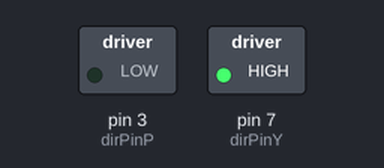
A sketch run on a simulated Arduino Uno, built with avr-gcc and run on an emulated ATmega328P. Shown: switched loads named in the sketch (green lamp = pin HIGH). Dashed ring = blinking. Pins used as bus, display or sensor lines are not drawn.

Above: at 0.4 s.
Timing chart, 0 to 3.7 s (numbered marks = the images above):
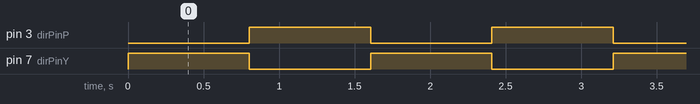

The sketch:

motor_driver.ino
```cpp
// (licence header left out)
// ================================================================
// ===                    INITILISE PARAMETERS                  ===
// ================================================================
int dirPinP = 3;
int stepperPinP = 2;
int dirPinY = 7;
int stepperPinY = 6;
// ================================================================
// ===                    SETUP                                 ===
// ================================================================
void setup() {
  pinMode(dirPinY, OUTPUT);
  pinMode(stepperPinY, OUTPUT);
  pinMode(dirPinP, OUTPUT);
  pinMode(stepperPinP, OUTPUT);
}
// ================================================================
// ===                    STEP FUNCTION                         ===
// ================================================================
/* By looping to the max steps of yaw/pitch motor at a set speed,
 * the motor that moves the least distance will sit and wait until
 * the other motor is finished.
 */
void step(boolean dirY, int stepsY,
          boolean dirP, int stepsP) {
    digitalWrite(dirPinY, dirY);
    digitalWrite(dirPinP, dirP);
    delay(50);
    int max_steps = max(stepsY, stepsP);
    for (int i = 0; i < max_steps; i++) {
        if (i < stepsY) digitalWrite(stepperPinY, HIGH);
        if (i < stepsP) digitalWrite(stepperPinP, HIGH);
        delayMicroseconds(150); //defines motor speed
        if (i < stepsY) digitalWrite(stepperPinY, LOW);
        if (i < stepsP) digitalWrite(stepperPinP, LOW);
        delayMicroseconds(150);
    }
}
// ================================================================
// ===                    MAIN PROGRAM LOOP                     ===
// ================================================================
void loop() {
  step(true, 800, false, 800); //true = direction, number = number of steps, 1600/rev
  delay(500); //delay between forwards and backwards, milliseconds
  step(false, 800, true, 800);
  delay(500);
}
```

Measured:
- by itself, pin 3 (dirPinP), pin 7 (dirPinY): alternates HIGH for 0.80 s and LOW for 0.80 s
